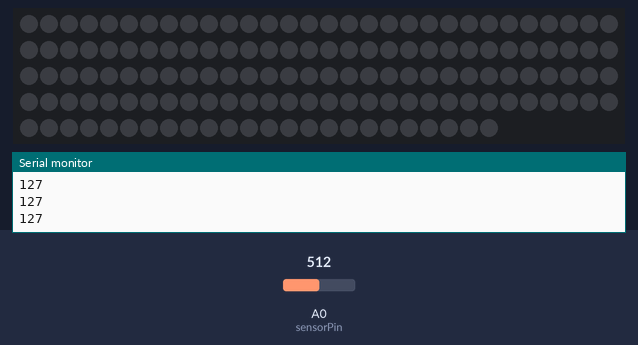
This sketch was run on a simulated Arduino Uno, built with avr-gcc and run on an emulated ATmega328P. Parts: 144 RGB LEDs in strip order, left to right, continuing on the next row, the last lines printed to the serial monitor. The inputs (shaded band) are chosen by the test bench; at power-on: A0 (sensorPin) = 512. Dim RGB values are drawn brighter than linear.

Above: at 1.2 s.
1.3 s: A0 (sensorPin) set to 23
2.8 s: A0 (sensorPin) set to 18
At 3.59 s:
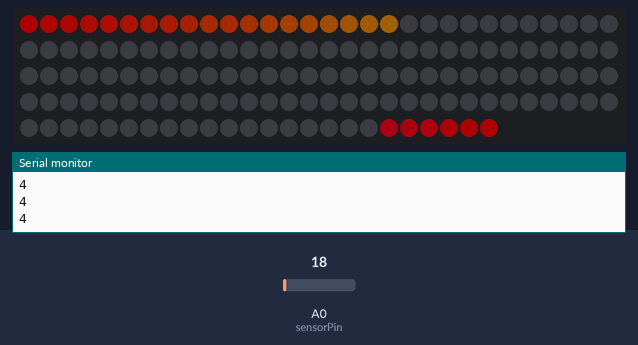
5.2 s: A0 (sensorPin) set to 95
At 5.2 s:
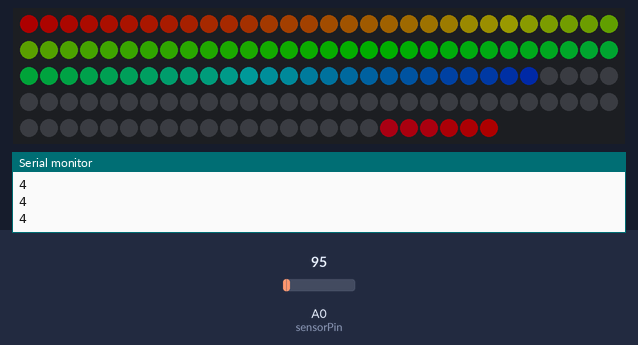
6.7 s: A0 (sensorPin) set to 0
At 10.17 s:
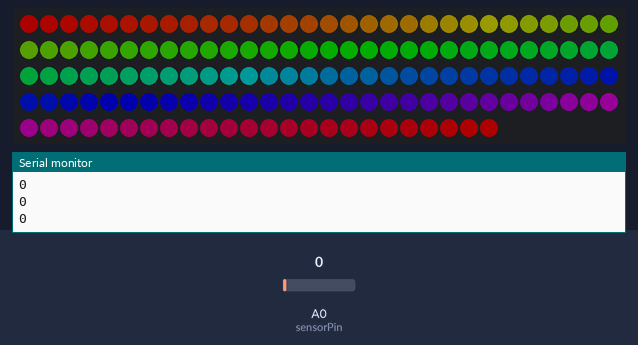
Timing chart, 0 to 11.7 s (numbered marks = the images above; inputs shaded):
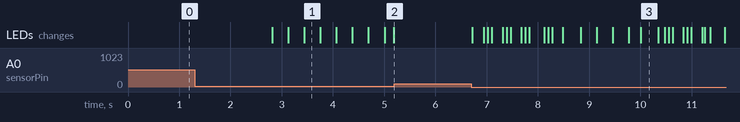

The sketch:

labweeks_arduino.ino
```cpp
/* FORCE SENSOR & LED STRIP CONTROL
 *
 * Inspired by two tutorials:
 * LED Strip –> https://www.youtube.com/watch?v=EvRxQbhDxCo&t=11s
 * Force Sensor -> https://www.youtube.com/watch?v=JZ44h-jy0p4&t=94s
 *
 * GitHub Repo:
 * https://github.com/adamschwarcz/hci-labweeks-arduino
 */

#include <Adafruit_NeoPixel.h>
#ifdef __AVR__
  #include <avr/power.h>
#endif
#define PIN 6

Adafruit_NeoPixel strip = Adafruit_NeoPixel(144, PIN, NEO_GRB + NEO_KHZ800);

int sensorPin = 0;
int sensorValue;

void setup(void) {
  #if defined (__AVR_ATtiny85__)
    if (F_CPU == 16000000) clock_prescale_set(clock_div_1);
  #endif

  strip.begin();
  strip.setBrightness(50);
  strip.show();
  Serial.begin(9600);
}

void loop(void) {
  sensorValue = analogRead(sensorPin);
  sensorValue = map(sensorValue, 0, 1023, 0, 255);
  Serial.println(sensorValue);
  rainbow(20);
}

// LED Strip Rainbow Effect
void rainbow(uint8_t wait) {
  uint16_t i, j;
  for(j=0; j<256; j++) {
    for(uint16_t i=0; i<strip.numPixels(); i++) {
      sensorValue = analogRead(sensorPin);
      sensorValue = map(sensorValue, 0, 1023, 0, 255);
      Serial.println(sensorValue);
      if (sensorValue < 5) {
        strip.setPixelColor(i, Wheel(((i * 256 / strip.numPixels()) + j) & 255));
        strip.show();
      } else {
      }
      delay(wait);
    }
  }
}

// LED Strip Wheel Transition
uint32_t Wheel(byte WheelPos) {
  WheelPos = 255 - WheelPos;
  if(WheelPos < 85) {
    return strip.Color(255 - WheelPos * 3, 0, WheelPos * 3);
  }
  if(WheelPos < 170) {
    WheelPos -= 85;
    return strip.Color(0, WheelPos * 3, 255 - WheelPos * 3);
  }
  WheelPos -= 170;
  return strip.Color(WheelPos * 3, 255 - WheelPos * 3, 0);
}
```

Measured:
- the behaviour switches between 21 and 20 on A0 (sensorPin) (found by bisection; images 0 and 1)
- after the input at 2.8 s, the LEDs: first change at once (image 1 shows a later state)
- after the input at 6.7 s, the LEDs: first change at once (image 3 shows a later state)
